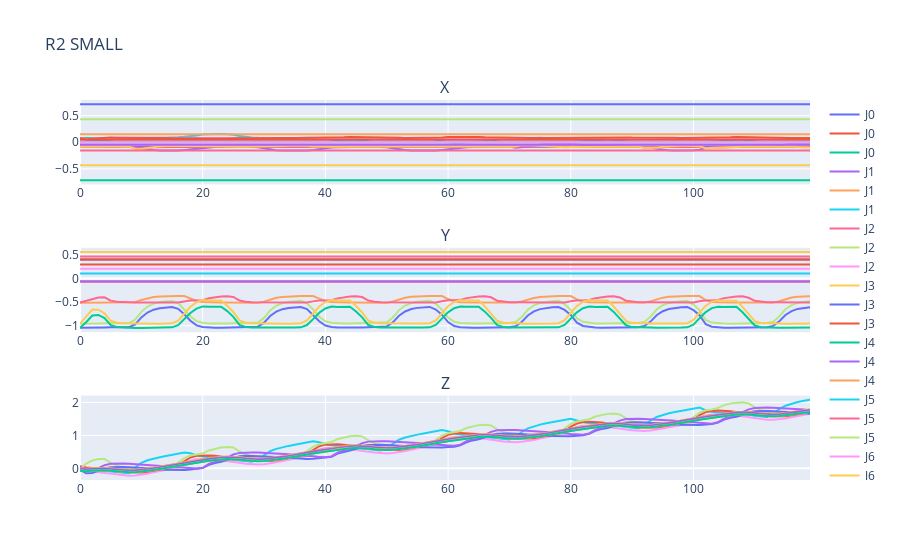

Notebook code cell kept with this figure:
### Code cell
# plot position for R2 small
fig = make_subplots(rows=3, cols=1, subplot_titles=["X", "Y", "Z"])
x = np.arange(len(pos2))
i = 0
for j in posJ2:
    y = [t[0] for t in j]
    y1 = [t[1] for t in j]
    y2 = [t[2] for t in j]
    fig.add_trace(go.Scatter(x=x, y=y, name="J{}".format(i), mode="lines"), row=1, col=1)
    fig.add_trace(go.Scatter(x=x, y=y1, name="J{}".format(i), mode="lines"), row=2, col=1)
    fig.add_trace(go.Scatter(x=x, y=y2, name="J{}".format(i), mode="lines"), row=3, col=1)
    i+=1
fig.update_layout(title="R2 SMALL")
fig.show()
